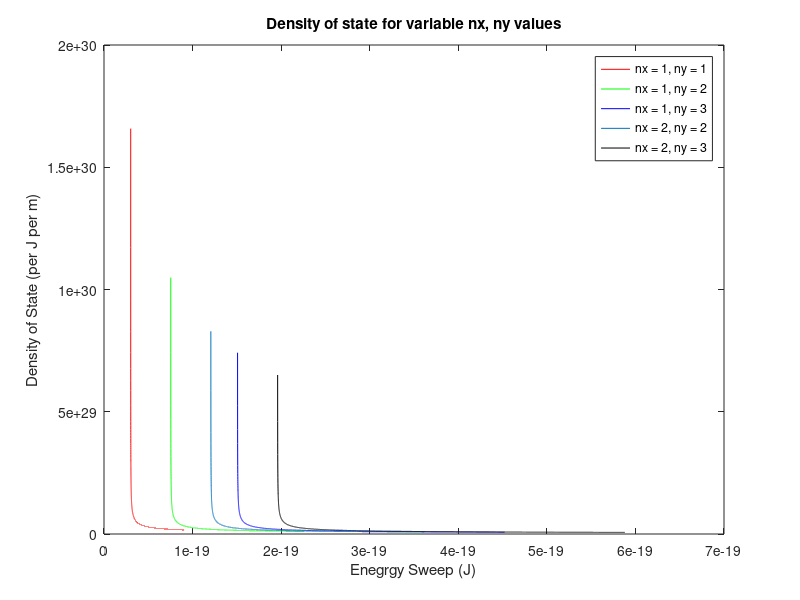

MATLAB code for this plot:
% A quantum wire is a system in which the electrons are confined in two 
% dimensions and free in the third forming a 1D conductor. Begin with such 
% a system confined to cross-section of Lx = 2.0nm x Ly = 2.0nm.
% (Assume m* = m0.)
% (a) Calculate and plot the density of states (DOS) versus electron energy 
% of this system for quantum states up to nx2 + ny2 = 16

hbar = 1.05457*(10^(-34));
hbar_sq = hbar*hbar;
pi_sq = pi*pi;
m = 9.1*(10^(-31));
Lx = 2*(10^(-9));
Ly = 2*(10^(-9));

n1 = [1, 2];
n2 = [1, 2, 3];

x = 1;
z = 1;
while (x < 3)
    y = x;
    while (y < 4)
        Emin(z) = ((hbar_sq*pi_sq)/(2*m))*(((n1(x)*n1(x))/(Lx*Lx))+((n2(y)*n2(y))/(Ly*Ly)));
        Emin(z) = Emin(z) + (hbar_sq/(8*m));
        y = y + 1;
        z = z + 1;
    end
    x = x + 1;
end
E1 = linspace(Emin(1), 3*Emin(1), 10000); 
E2 = linspace(Emin(2), 3*Emin(2), 10000); 
E3 = linspace(Emin(3), 3*Emin(3), 10000); 
E4 = linspace(Emin(4), 3*Emin(4), 10000); 
E5 = linspace(Emin(5), 3*Emin(5), 10000); 

 g1 = (1/(hbar*pi)).*sqrt((2*m)./(E1-Emin(1)));
 g2 = (1/(hbar*pi)).*sqrt((2*m)./(E2-Emin(2)));
 g3  = (1/(hbar*pi)).*sqrt((2*m)./(E3-Emin(3)));
 g4  = (1/(hbar*pi)).*sqrt((2*m)./(E4-Emin(4)));
 g5  = (1/(hbar*pi)).*sqrt((2*m)./(E5-Emin(5)));

 plot(E1,g1, 'r')
 hold on
 plot(E2,g2, 'g')
 hold on
 plot(E3,g3, 'b')
 hold on
 plot(E4,g4)
 hold on
 plot(E5,g5,'k')
 hold on
 title('Density of state for variable nx, ny values')
 ylabel('Density of State (per J per m)')
 xlabel('Enegrgy Sweep (J)')
 legend({'nx = 1, ny = 1', 'nx = 1, ny = 2', 'nx = 1, ny = 3', 'nx = 2, ny = 2','nx = 2, ny = 3'})




